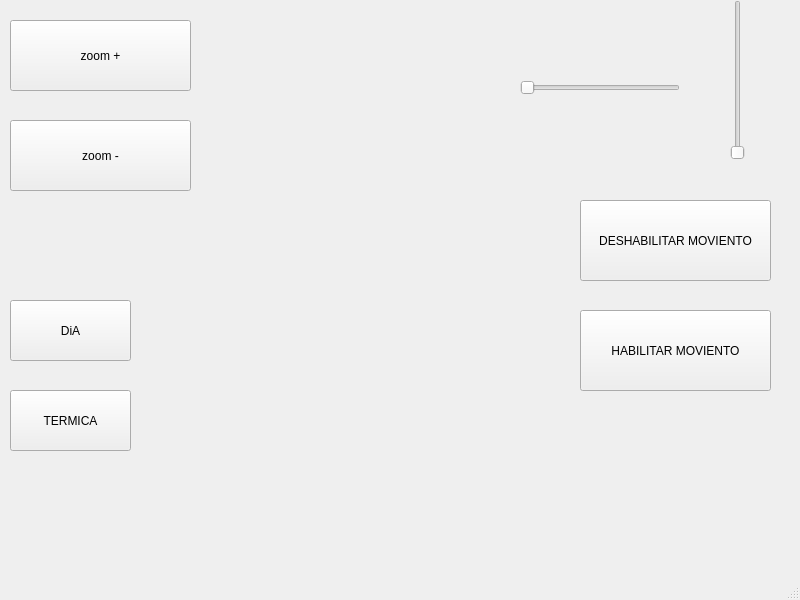
<?xml version="1.0" encoding="UTF-8"?>
<ui version="4.0">
 <class>MainWindow</class>
 <widget class="QMainWindow" name="MainWindow">
  <property name="geometry">
   <rect>
    <x>0</x>
    <y>0</y>
    <width>800</width>
    <height>600</height>
   </rect>
  </property>
  <property name="windowTitle">
   <string>MainWindow</string>
  </property>
  <widget class="QWidget" name="centralwidget">
   <widget class="QPushButton" name="btMoviento">
    <property name="geometry">
     <rect>
      <x>580</x>
      <y>310</y>
      <width>191</width>
      <height>81</height>
     </rect>
    </property>
    <property name="text">
     <string>HABILITAR MOVIENTO</string>
    </property>
   </widget>
   <widget class="QLabel" name="textoUsuario">
    <property name="geometry">
     <rect>
      <x>190</x>
      <y>340</y>
      <width>67</width>
      <height>17</height>
     </rect>
    </property>
    <property name="text">
     <string/>
    </property>
   </widget>
   <widget class="QPushButton" name="btMoviento_2">
    <property name="geometry">
     <rect>
      <x>580</x>
      <y>200</y>
      <width>191</width>
      <height>81</height>
     </rect>
    </property>
    <property name="text">
     <string>DESHABILITAR MOVIENTO</string>
    </property>
   </widget>
   <widget class="QSlider" name="verticalSlider">
    <property name="geometry">
     <rect>
      <x>730</x>
      <y>0</y>
      <width>16</width>
      <height>160</height>
     </rect>
    </property>
    <property name="maximum">
     <number>2</number>
    </property>
    <property name="orientation">
     <enum>Qt::Vertical</enum>
    </property>
   </widget>
   <widget class="QSlider" name="horizontalSlider">
    <property name="geometry">
     <rect>
      <x>520</x>
      <y>80</y>
      <width>160</width>
      <height>16</height>
     </rect>
    </property>
    <property name="maximum">
     <number>2</number>
    </property>
    <property name="orientation">
     <enum>Qt::Horizontal</enum>
    </property>
   </widget>
   <widget class="QPushButton" name="btZoomMas">
    <property name="geometry">
     <rect>
      <x>10</x>
      <y>20</y>
      <width>181</width>
      <height>71</height>
     </rect>
    </property>
    <property name="text">
     <string>zoom +</string>
    </property>
   </widget>
   <widget class="QPushButton" name="btZoomMenos">
    <property name="geometry">
     <rect>
      <x>10</x>
      <y>120</y>
      <width>181</width>
      <height>71</height>
     </rect>
    </property>
    <property name="text">
     <string>zoom -</string>
    </property>
   </widget>
   <widget class="QPushButton" name="btCamaraDia">
    <property name="geometry">
     <rect>
      <x>10</x>
      <y>300</y>
      <width>121</width>
      <height>61</height>
     </rect>
    </property>
    <property name="text">
     <string>DiA</string>
    </property>
   </widget>
   <widget class="QPushButton" name="btCamaraTermica">
    <property name="geometry">
     <rect>
      <x>10</x>
      <y>390</y>
      <width>121</width>
      <height>61</height>
     </rect>
    </property>
    <property name="text">
     <string>TERMICA</string>
    </property>
   </widget>
  </widget>
  <widget class="QMenuBar" name="menubar">
   <property name="geometry">
    <rect>
     <x>0</x>
     <y>0</y>
     <width>800</width>
     <height>22</height>
    </rect>
   </property>
  </widget>
  <widget class="QStatusBar" name="statusbar"/>
 </widget>
 <resources/>
 <connections/>
</ui>
